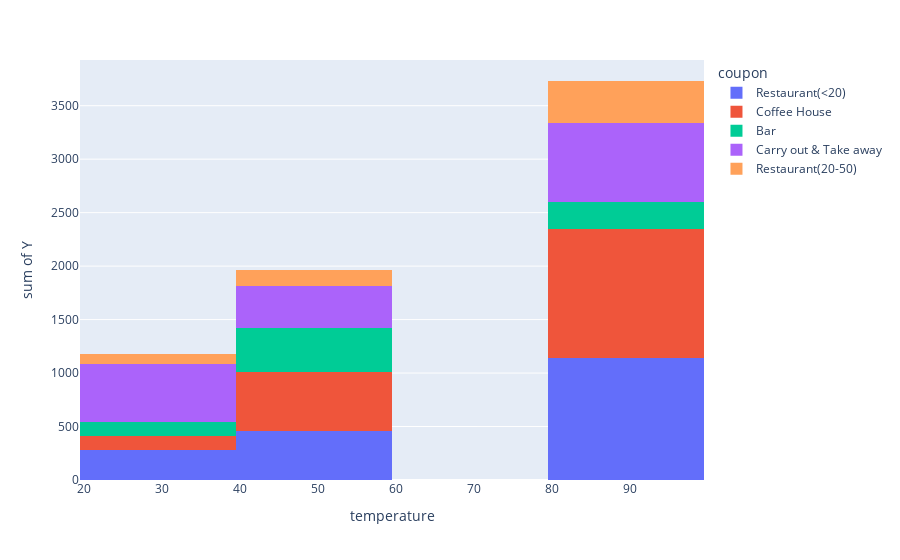

Write notebook code for a chart like this one.
### Markdown cell above
6. Use a histogram to visualize the temperature column.

### Code cell
fig = px.histogram(data, x = "temperature", y = "Y", color='coupon')
fig.show()

### Figure 1 — Plotly figure (JSON) as saved in the notebook; plotly's stock layout.template omitted (floating-point values rounded to 4 significant figures; data arrays with more than 128 entries replaced by an {"elided": "..."} marker saying what was removed)
{"data": [{"alignmentgroup": "True", "bingroup": "x", "histfunc": "sum", "hovertemplate": "coupon=Restaurant(<20)<br>temperature=%{x}<br>sum of Y=%{y}<extra></extra>", "legendgroup": "Restaurant(<20)", "marker": {"color": "#636efa", "pattern": {"shape": ""}}, "name": "Restaurant(<20)", "offsetgroup": "Restaurant(<20)", "orientation": "v", "showlegend": true, "type": "histogram", "x": {"elided": "2653 int values"}, "xaxis": "x", "y": {"elided": "2653 int values"}, "yaxis": "y"}, {"alignmentgroup": "True", "bingroup": "x", "histfunc": "sum", "hovertemplate": "coupon=Coffee House<br>temperature=%{x}<br>sum of Y=%{y}<extra></extra>", "legendgroup": "Coffee House", "marker": {"color": "#EF553B", "pattern": {"shape": ""}}, "name": "Coffee House", "offsetgroup": "Coffee House", "orientation": "v", "showlegend": true, "type": "histogram", "x": {"elided": "3816 int values"}, "xaxis": "x", "y": {"elided": "3816 int values"}, "yaxis": "y"}, {"alignmentgroup": "True", "bingroup": "x", "histfunc": "sum", "hovertemplate": "coupon=Bar<br>temperature=%{x}<br>sum of Y=%{y}<extra></extra>", "legendgroup": "Bar", "marker": {"color": "#00cc96", "pattern": {"shape": ""}}, "name": "Bar", "offsetgroup": "Bar", "orientation": "v", "showlegend": true, "type": "histogram", "x": {"elided": "1913 int values"}, "xaxis": "x", "y": {"elided": "1913 int values"}, "yaxis": "y"}, {"alignmentgroup": "True", "bingroup": "x", "histfunc": "sum", "hovertemplate": "coupon=Carry out & Take away<br>temperature=%{x}<br>sum of Y=%{y}<extra></extra>", "legendgroup": "Carry out & Take away", "marker": {"color": "#ab63fa", "pattern": {"shape": ""}}, "name": "Carry out & Take away", "offsetgroup": "Carry out & Take away", "orientation": "v", "showlegend": true, "type": "histogram", "x": {"elided": "2280 int values"}, "xaxis": "x", "y": {"elided": "2280 int values"}, "yaxis": "y"}, {"alignmentgroup": "True", "bingroup": "x", "histfunc": "sum", "hovertemplate": "coupon=Restaurant(20-50)<br>temperature=%{x}<br>sum of Y=%{y}<extra></extra>", "legendgroup": "Restaurant(20-50)", "marker": {"color": "#FFA15A", "pattern": {"shape": ""}}, "name": "Restaurant(20-50)", "offsetgroup": "Restaurant(20-50)", "orientation": "v", "showlegend": true, "type": "histogram", "x": {"elided": "1417 int values"}, "xaxis": "x", "y": {"elided": "1417 int values"}, "yaxis": "y"}], "layout": {"barmode": "relative", "legend": {"title": {"text": "coupon"}, "tracegroupgap": 0}, "margin": {"t": 60}, "xaxis": {"anchor": "y", "domain": [0, 1], "title": {"text": "temperature"}}, "yaxis": {"anchor": "x", "domain": [0, 1], "title": {"text": "sum of Y"}}}}
